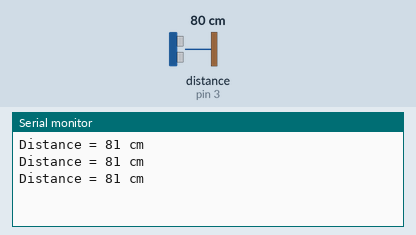
Simulated run of this sketch. Board: Arduino Uno, built with avr-gcc and run on an emulated ATmega328P. Parts: the last lines printed to the serial monitor. The inputs (shaded band) are chosen by the test bench; at power-on: distance to the obstacle (sensor on pin 3) 80 cm. The echo pulse lasts 58.3 µs per cm.

Above: at 1.3 s.
1.4 s: distance to the obstacle (sensor on pin 3) set to 2 cm
At 1.9 s:
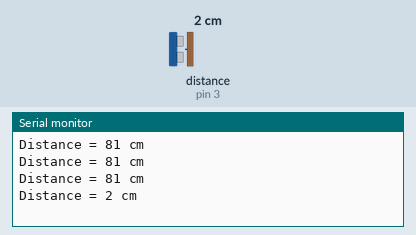
2.9 s: distance to the obstacle (sensor on pin 3) set to 4 cm
At 3.4 s:
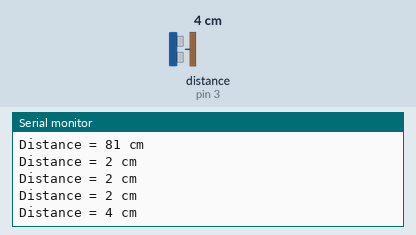
Timing chart, 0 to 5.9 s (numbered marks = the images above; inputs shaded):
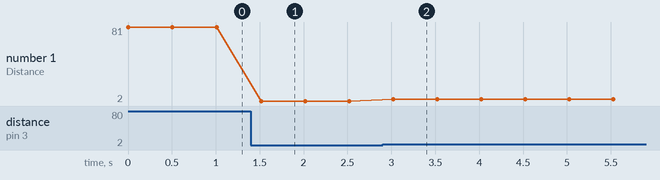

The sketch:

print.ino
```cpp
// Include NewPing Library
#include "NewPing.h"

// Hook up HC-SR04 with Trig to Arduino Pin 9, Echo to Arduino pin 10
#define TRIGGER_PIN 2
#define ECHO_PIN 3

// Maximum distance we want to ping for (in centimeters).
#define MAX_DISTANCE 400

// NewPing setup of pins and maximum distance.
NewPing sonar(TRIGGER_PIN, ECHO_PIN, MAX_DISTANCE);

void setup() {
	Serial.begin(9600);
}

void loop() {
	Serial.print("Distance = ");
	Serial.print(sonar.ping_cm());
	Serial.println(" cm");
	delay(500);

}
```

Measured:
- after the input at 1.4 s, the serial monitor: prints a new line after 0.12 s (image 1)
- after the input at 2.9 s, the serial monitor: prints a new line after 0.12 s (image 2)
- plotted number 1: 81 → 2 after the input at 1.4 s, 2 → 4 after the input at 2.9 s
